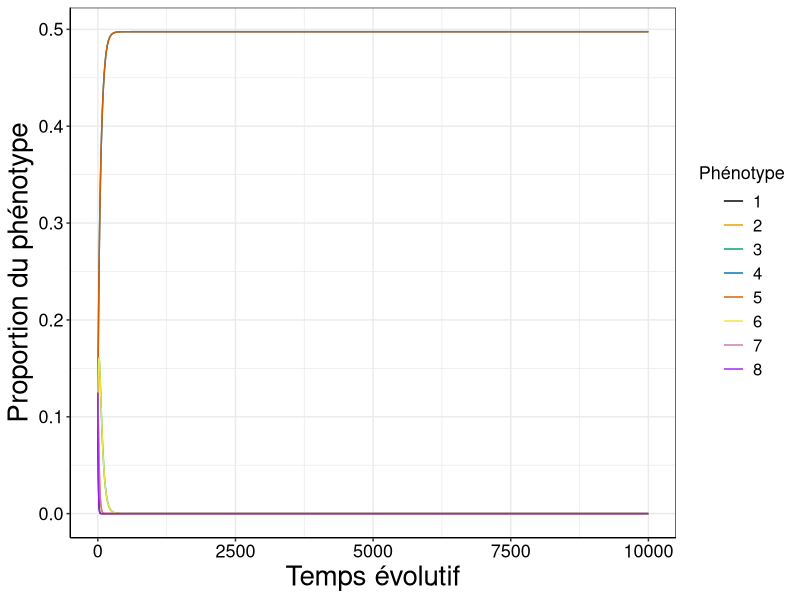
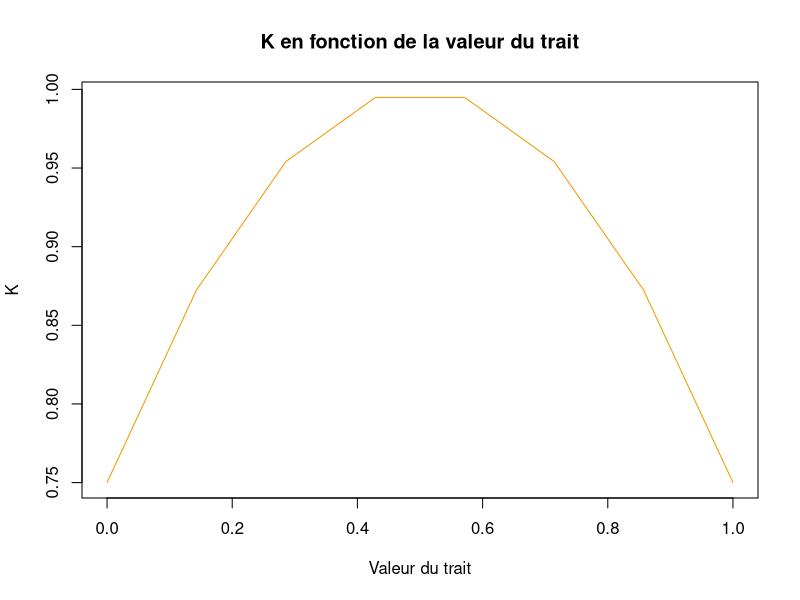
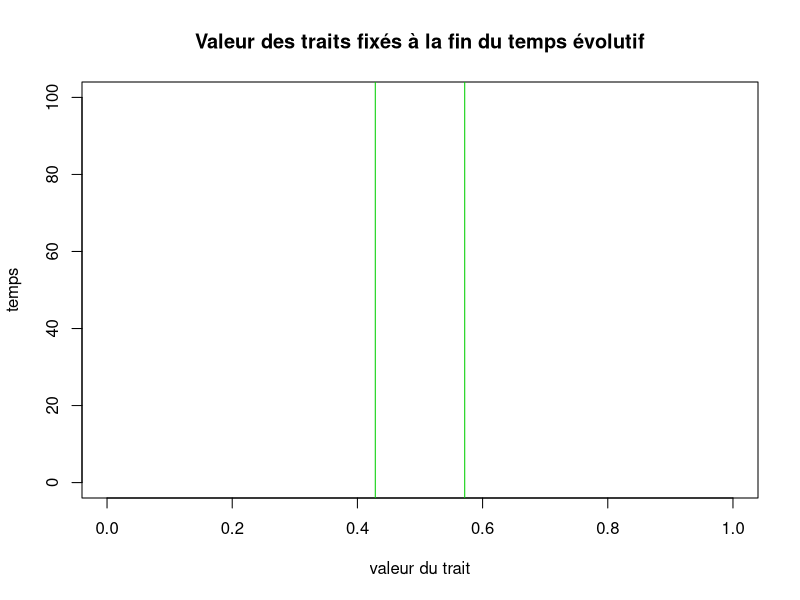
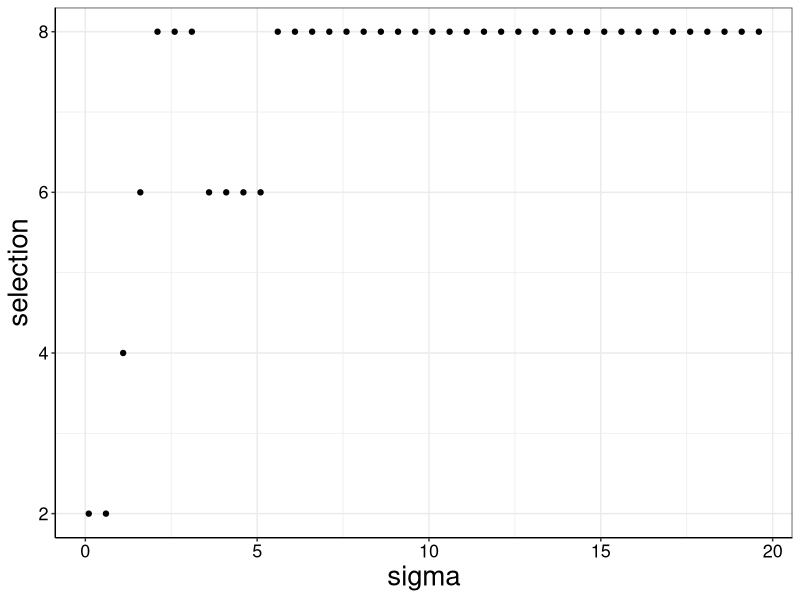
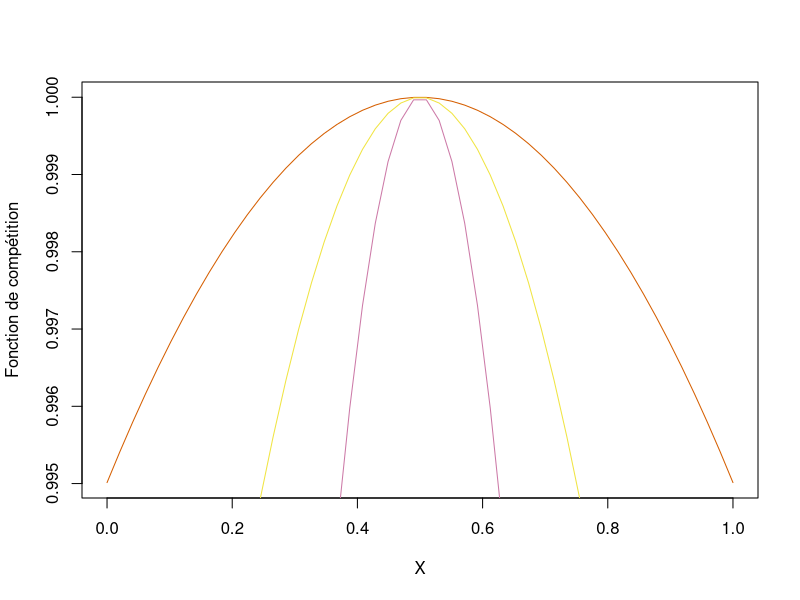
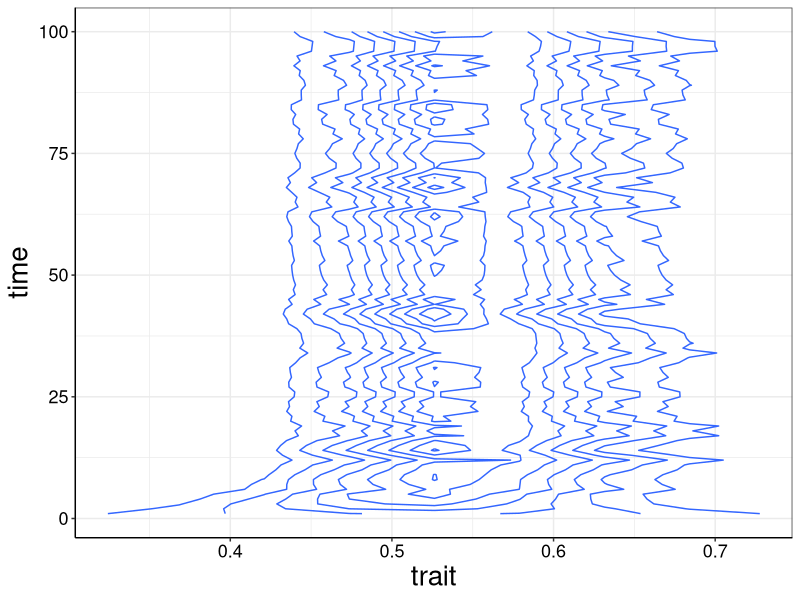
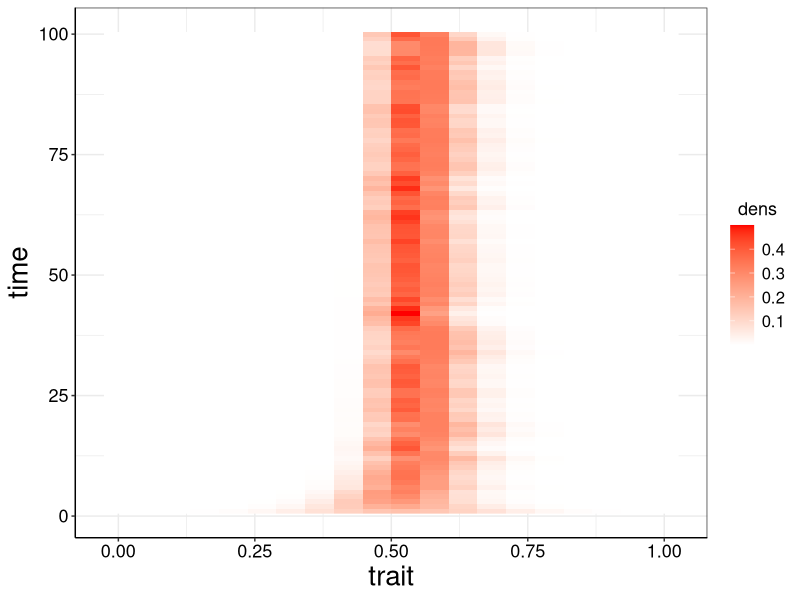
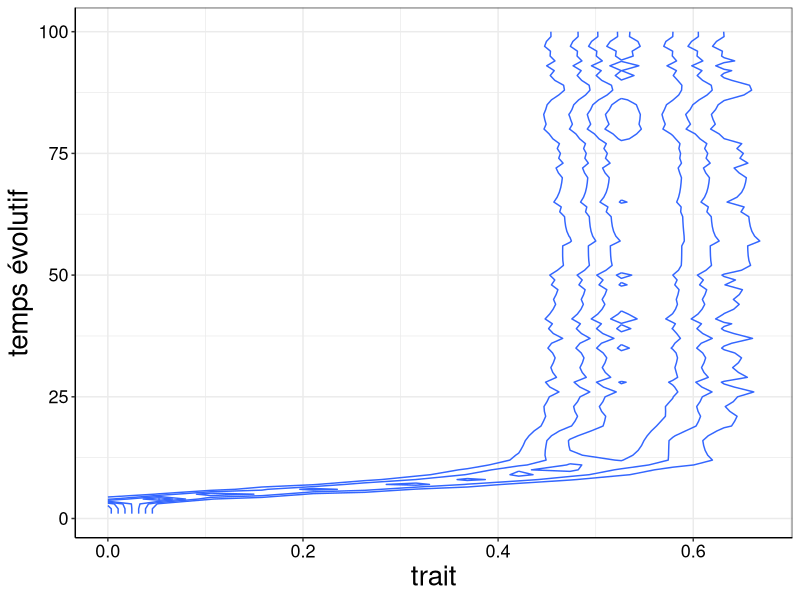

These charts were generated, in order, by the following R code:
## ---- chunk 1
rm(list=ls())
library(deSolve)
library(tidyverse)
## ---- chunk 2
main_theme = theme_bw()+
  theme(axis.line = element_line(colour = "black"),
        axis.text.x = element_text(colour = "black", size=13),
        axis.text.y = element_text(colour = "black", size=13),
        legend.title = element_text(colour = "black", size=13),
        legend.title.align=0.5,
        legend.text = element_text(colour = "black", size=12),
        axis.title=element_text(size=20))

## ---- chunk 3
fonc.K = function(x, K0 = K0, lambda = lambda, x0 = x0){return(
  max(0, 1/(K0-lambda*(x - x0)^2)))}  #Afin de ne pas obtenir de valeur négative, le maximum entre 0 et la valeur de K est retourné. 

fonc.a = function(x, y, sigma = sigma){
  return(exp(-(x-y)**2/2*(sigma^2)))
}

EDO_LK <- function(t, y, paraM){
  with(as.list(paraM), { # permet d'éviter de lister les paramètres 

  Mat = A * K
  
  dndt <- r*y*(1-(y%*%Mat)) # Equation différentielle 
  
  return(list(dndt))
  })
}


## ---- chunk 4
# les valeurs des paramètres sont renseignées, elles pourront être réadaptées au besoin

N <- 8 #nombre de traits

# Pour le calcul de la fonction de compétition (a)
sigma <- 0.2

# Pour le calcul de la fonction de fitness (K)
K0 <- 1
lambda <- 1
x0 <- 1/2

# Pour le calcul de la valeur des trais phénotypique 
xmin <- 0
xmax <- 1

#Pour le calcul de la proportion d'un phénotype x donné (= résolution de l'EDO)
r <- 0.5

## ---- chunk 5

# création des N valeurs de trait phénotypiques
X = seq(xmin, xmax, length.out = N)

#Création des matrice K et A vides 
K = matrix(NA, nrow = length(X), ncol = length(X))
A = matrix(NA, nrow = length(X), ncol = length(X))

for(i in 1:length(X)){
  for(j in 1:length(X)){
    K[i,j] =  fonc.K(x = X[j],K0 = K0, lambda = lambda, x0 = x0)
    A[i,j] = fonc.a(x = X[i], y = X[j], sigma = sigma)
  }
}


## ---- chunk 6
paraM <- list(r = r, K = K, A=A) #passage de M en paramètre pour qu'elle soit un input de EDO_LK

# paramètres nécessaires à la résolution de l'équation différentielle
temps <- seq(0,10000,1)
nbarre <- rep(K0/N, N)

solution <- ode(y = nbarre, times = temps, func = EDO_LK, parms = paraM)
## ---- chunk 7
solution %>%
  as_tibble() %>%
  mutate_all(as.numeric) %>%
  pivot_longer(-time, names_to = "Phénotype", values_to = "value") %>%
  ggplot() +
  geom_line(aes(x = time, y = value, color = Phénotype))+
  xlab ("Temps évolutif")+
  ylab ("Proportion du phénotype")+
  scale_colour_manual(values=c("#000000", "#E69F00", "#009E73",
                               "#0072B2", "#D55E00", "#F0E442", "#CC79A7", "purple"))+
  main_theme
## ---- chunk 8
plot(x=X, y=K[1,]^(-1), type='l', col = "orange2", xlab= "Valeur du trait", ylab = "K", main = "K en fonction de la valeur du trait")
## ---- chunk 9

etatfinal = solution[nrow(solution),2:ncol(solution)] #solution de l'équation différentielle au temps final

plot(NULL, ylim = c(0, 100), xlim= c(xmin, xmax), xlab="valeur du trait", ylab="temps", type='l', main ="Valeur des traits fixés à la fin du temps évolutif")
for (rgtrait in 1:length(etatfinal)){
  if (etatfinal[rgtrait] > 0.1){ #seuil
    abline(v = X[rgtrait], col='green3')
  }
}
## ---- chunk 10
val_sig = seq (0.1,20,0.5) # valeur de sigma testées

selection <- rep(NULL, length( seq (0.5,20,0.5))) #vecteur du nombre de traits sélectionnés 

for (i in val_sig){
sigma = i 

#Création des matrice K et A vides 
K = matrix(NA, nrow = length(X), ncol = length(X))
A = matrix(NA, nrow = length(X), ncol = length(X))

for(i in 1:length(X)){
  for(j in 1:length(X)){
    K[i,j] =  fonc.K(x = X[j],K0 = K0, lambda = lambda, x0 = x0)
    A[i,j] = fonc.a(x = X[i], y = X[j], sigma = sigma)
  }
}

#listes de paramètres
paraM <- list(r = r, K = K, A = A) 

# paramètres nécessaires à la résolution de l'équation différentielle
temps <- seq(0,100,1)

solution <- ode(y = nbarre, times = temps, func = EDO_LK, parms = paraM)

# on récupère le nombre de phénotype sélectionné 
selection <- c(selection, sum(solution[nrow(solution),2:ncol(solution)]>0.1))


}
## ---- chunk 11
sel_sig = data.frame(sigma = val_sig, selection = selection)

ggplot(data = sel_sig)+
  geom_point(aes(x = sigma, y = selection))+
  main_theme
## ---- chunk 12
X = seq(from = 0, to = 1, length.out = 50 )

plot(X,fonc.a(x = X, y = 0.5, sigma = 0.2), type = "l", col =  "#D55E00", ylab = ("Fonction de compétition"))
lines(X,fonc.a(x = X, y = 0.5, sigma = 0.4), type = "l", col = "#F0E442")
lines(X,fonc.a(x = X, y = 0.5, sigma = 0.8), type = "l", col = "#CC79A7")

## ---- chunk 13
#Initialisation des paramètres pour cette étude
sigma = 0.9
N = 20 #nombre de traits
M = 100 #temps évolutif répétition du temps t. 
p = 0.1 #probanilité de mutation
X = seq(xmin, xmax, length.out = N) #valeur des traits
nbarre <- rep(K0/N, N) #Une même portion d'individu partagent chaque trait
temps <- seq(0,100,1)

#Création des matrice K et A (elles restent fixe malgré la mutation)
K = matrix(NA, nrow = length(X), ncol = length(X))
A = matrix(NA, nrow = length(X), ncol = length(X))

for(i in 1:length(X)){
  for(j in 1:length(X)){
    K[i,j] =  fonc.K(x = X[j],K0 = K0, lambda = lambda, x0 = x0)
    A[i,j] = fonc.a(x = X[i], y = X[j], sigma = sigma)
  }
}

paraM = list(r = r, K=K, A=A)

# Création de la matrice qui va contenir les valeurs des phénotypes au cours du temps évolutif M
nTmat = matrix(nrow=M, ncol=length(X))

for(m in 1:M){
  solution <- ode(y = nbarre, times = temps, func = EDO_LK, parms = paraM)
  nT = solution[nrow(solution),2:ncol(solution)]
  
  for (rgtrait in 1:length(nT)){
    if (nT[rgtrait] > 0.01){
      nTmute <- nT[1:length(nT)-1]*p
      a = runif(1,0,1)
      
      if (a>0.5){ #mutation à droite
        nT[1:length(nT)-1] = nT[1:length(nT)-1] - nTmute
        nT[2:length(nT)] = nT[2:length(nT)] + nTmute
      }
      #else{ #mutation à gauche
        #nT[1:length(nT)-1] = nT[1:length(nT)-1] + nTmute
        #nT[2:length(nT)] = nT[2:length(nT)] - nTmute
      #}
    }
  }
  nbarre <- nT
  nTmat[m,] <- nT
}


## Affichage graphique

colnames(nTmat) = c(1:N) # on renome pour acceder à l'indice ensuite

nTmat = as.data.frame(nTmat) # on passe la matrice en tableau (obligatoire pour ggplot)

temps_evol <- seq(1, M, 1)
nTmat$time <- temps_evol # ajout du temps

# passage des colonnes en lignes pour permettre l'affichage sous ggplot 
nTmat_long = nTmat%>%
  pivot_longer(-time, values_to = "dens", names_to = "phenotype")


nTmat_long$trait = X[ as.numeric(nTmat_long$phenotype)] # étiquette du trait

# Plots
ggplot(nTmat_long)+
  geom_contour(aes(trait, time,  z=dens))+
  scale_fill_gradient2(low = "white" ,
                       high = "red")+
  main_theme

ggplot(nTmat_long)+
  geom_raster(aes(trait, time,  fill=dens))+
  scale_fill_gradient2(low = "white" ,
                       high = "red")+
  main_theme
## ---- chunk 14
sigma = 0.9

z <- rep(0,N)
z[1] <- 1

nbarre <- z # cette fois, toute la population possède le trait inoptimal à l'état inital.

#Création des matrice K et A (elles restent fixe malgré la mutation)
K = matrix(NA, nrow = length(X), ncol = length(X))
A = matrix(NA, nrow = length(X), ncol = length(X))

for(i in 1:length(X)){
  for(j in 1:length(X)){
    K[i,j] =  fonc.K(x = X[j],K0 = K0, lambda = lambda, x0 = x0)
    A[i,j] = fonc.a(x = X[i], y = X[j], sigma = sigma)
  }
}

paraM = list(r = r, K=K, A=A)

# Création de la matrice qui va contenir les valeurs des phénotypes au cours du temps évolutif M
nTmat = matrix(nrow=M, ncol=length(X))

for(m in 1:M){
  solution <- ode(y = nbarre, times = temps, func = EDO_LK, parms = paraM)
  nT = solution[nrow(solution),2:ncol(solution)]
  for (rgtrait in 1:length(nT)){
    if (nT[rgtrait] > 0.01){
      nTmute <- nT[1:length(nT)-1]*p
      a = runif(1,0,1) 
      if (a>0.5){ #mutation à droite
        nT[1:length(nT)-1] = nT[1:length(nT)-1] - nTmute
        nT[2:length(nT)] = nT[2:length(nT)] + nTmute
      }
      #else{ #mutation à gauche
        #nT[1:length(nT)-1] = nT[1:length(nT)-1] + nTmute
        #nT[2:length(nT)] = nT[2:length(nT)] - nTmute
      #}
    }
  }
  nbarre <- nT
  nTmat[m,] <- nT
}
 

 
#### et on plot !

colnames(nTmat) = c(1:N) # on renome pour acceder à l'indice ensuite

nTmat = as.data.frame(nTmat) # on passe la matrice en tableau (obligatoire pour ggplot)

temps_evol <- seq(1, M, 1)
nTmat$time <- temps_evol # ajout du temps

# passage des colonnes en lignes pour permettre l'affichage sous ggplot 
nTmat_long = nTmat%>%
  pivot_longer(-time, values_to = "dens", names_to = "phenotype")


nTmat_long$trait = X[ as.numeric(nTmat_long$phenotype)] # étiquette du trait

ggplot(nTmat_long)+
  geom_contour(aes(trait, time,  z=dens))+
  scale_fill_gradient2(low = "white" ,
                       high = "red")+
  main_theme+
  ylab("temps évolutif")

ggplot(nTmat_long)+
  geom_raster(aes(trait, time,  fill=dens))+
  scale_fill_gradient2(low = "white" ,
                       high = "red")+
  main_theme+
  ylab("temps évolutif")
## ---- chunk 15

sigma = 0.2

z <- rep(0,N)
z[1] <- 1
nbarre <- z 

#Création des matrice K et A (elles restent fixe malgré la mutation)
K = matrix(NA, nrow = length(X), ncol = length(X))
A = matrix(NA, nrow = length(X), ncol = length(X))

for(i in 1:length(X)){
  for(j in 1:length(X)){
    K[i,j] =  fonc.K(x = X[j],K0 = K0, lambda = lambda, x0 = x0)
    A[i,j] = fonc.a(x = X[i], y = X[j], sigma = sigma)
  }
}

paraM = list(r = r, K=K, A=A)

# Création de la matrice qui va contenir les valeurs des phénotypes au cours du temps évolutif M
nTmat = matrix(nrow=M, ncol=length(X))

for(m in 1:M){
  solution <- ode(y = nbarre, times = temps, func = EDO_LK, parms = paraM)
  nT = solution[nrow(solution),2:ncol(solution)]
  for (rgtrait in 1:length(nT)){
    if (nT[rgtrait] > 0.01){
      nTmute <- nT[1:length(nT)-1]*p
      a = runif(1,0,1) 
      if (a>0.5){ #mutation à droite
        nT[1:length(nT)-1] = nT[1:length(nT)-1] - nTmute
        nT[2:length(nT)] = nT[2:length(nT)] + nTmute
      }
      #else{ #mutation à gauche
        #nT[1:length(nT)-1] = nT[1:length(nT)-1] + nTmute
        #nT[2:length(nT)] = nT[2:length(nT)] - nTmute
      #}
    }
  }
  nbarre <- nT
  nTmat[m,] <- nT
}
 

 
#### et on plot !


colnames(nTmat) = c(1:N) # on renome pour acceder à l'indice ensuite

nTmat = as.data.frame(nTmat) 

temps_evol <- seq(1, M, 1)
nTmat$time <- temps_evol # ajout du temps


nTmat_long = nTmat%>%
  pivot_longer(-time, values_to = "dens", names_to = "phenotype")

nTmat_long$trait = X[ as.numeric(nTmat_long$phenotype)] # étiquette du trait



ggplot(nTmat_long)+
  geom_contour(aes(trait, time,  z=dens))+
  scale_fill_gradient2(low = "white" ,
                       high = "red")+
  main_theme

ggplot(nTmat_long)+
  geom_raster(aes(trait, time,  fill=dens))+
  scale_fill_gradient2(low = "white" ,
                       high = "red")+
  main_theme
